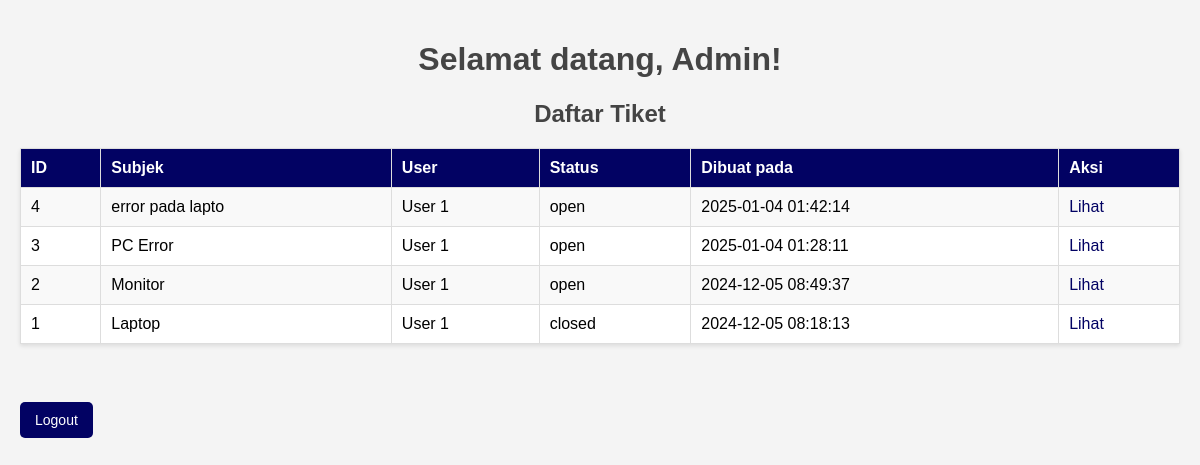
The app's page /support/index.php (signed in) with its own data.
### tables this page shows
CREATE TABLE `users` (
  `id` int(11) NOT NULL,
  `username` varchar(255) NOT NULL,
  `password` varchar(255) NOT NULL,
  `role` enum('admin','support','user') NOT NULL,
  `nama` varchar(255) NOT NULL,
  `email` varchar(255) NOT NULL
);

CREATE TABLE `tickets` (
  `id` int(11) NOT NULL,
  `user_id` int(11) NOT NULL,
  `subject` varchar(255) NOT NULL,
  `description` text NOT NULL,
  `status` enum('open','pending','closed') NOT NULL,
  `created_at` timestamp NULL DEFAULT current_timestamp(),
  `updated_at` timestamp NULL DEFAULT NULL ON UPDATE current_timestamp(),
  `assigned_to` int(11) DEFAULT NULL
);

### includes/functions.php (called while the page is built, shortened)
<?php
function get_user_name($conn, $user_id) {
    $sql = "SELECT nama FROM users WHERE id = $user_id";
    $result = $conn->query($sql);
    if ($result->num_rows > 0) {
        return $result->fetch_assoc()["nama"];
    } else {
        return "Unknown User";
    }
}
?>

### support/index.php (the view, shortened to what this page needs)
<?php
include '../includes/database.php';
include '../includes/functions.php';
$sql = "SELECT t.*, u.nama AS nama_user
        FROM tickets t
        JOIN users u ON t.user_id = u.id
        ORDER BY t.created_at DESC";
$result = $conn->query($sql);
?>
<!DOCTYPE html>
<html>
<head>
  <link rel="stylesheet" href="../css/support.css">
</head>
<body>
<h1>Selamat datang, <?php echo get_user_name($conn, $_SESSION["user_id"]); ?>!</h1>
<h2>Daftar Tiket</h2>
<table>
  <tr>
    <th>ID</th>
    <th>Subjek</th>
    <th>User</th>
    <th>Status</th>
    <th>Dibuat pada</th>
    <th>Aksi</th>
  </tr>
  <?php while ($row = $result->fetch_assoc()): ?>
    <tr>
      <td><?php echo $row['id']; ?></td>
      <td><?php echo $row['subject']; ?></td>
      <td><?php echo $row['nama_user']; ?></td>
      <td><?php echo $row['status']; ?></td>
      <td><?php echo $row['created_at']; ?></td>
      <td><a href="view_ticket.php?id=<?php echo $row['id']; ?>">Lihat</a></td>
    </tr>
  <?php endwhile; ?>
</table>
<br>
<a href="../logout.php">Logout</a>
</body>
</html>

### css/support.css (style rules this page uses)
body { font-family: Arial, sans-serif; background-color: #f4f4f4; margin: 0; padding: 20px; color: #000000; }
h1, h2 { text-align: center; color: #444; }
table { width: 100%; border-collapse: collapse; margin: 20px 0; background-color: #fff; box-shadow: 0 2px 4px rgba(0, 0, 0, 0.1); }
th, td { border: 1px solid #ddd; padding: 10px; text-align: left; }
th { background-color: #020263; color: #fff; font-weight: bold; }
tr:nth-child(even) { background-color: #f9f9f9; }
a { color: #020263; text-decoration: none; }
a[href="../logout.php"] { display: inline-block; background-color: #020263; color: white; padding: 10px 15px; text-align: center; text-decoration: none; border-radius: 5px; margin-top: 20px; font-size: 14px; }

### records on screen
users: nama "Admin"
tickets: id "4", subject "error pada lapto", user.nama "User 1", status "open", created_at "2025-01-04 01:42:14"
tickets: id "3", subject "PC Error", user.nama "User 1", status "open", created_at "2025-01-04 01:28:11"
tickets: id "2", subject "Monitor", user.nama "User 1", status "open", created_at "2024-12-05 08:49:37"
tickets: id "1", subject "Laptop", user.nama "User 1", status "closed", created_at "2024-12-05 08:18:13"
